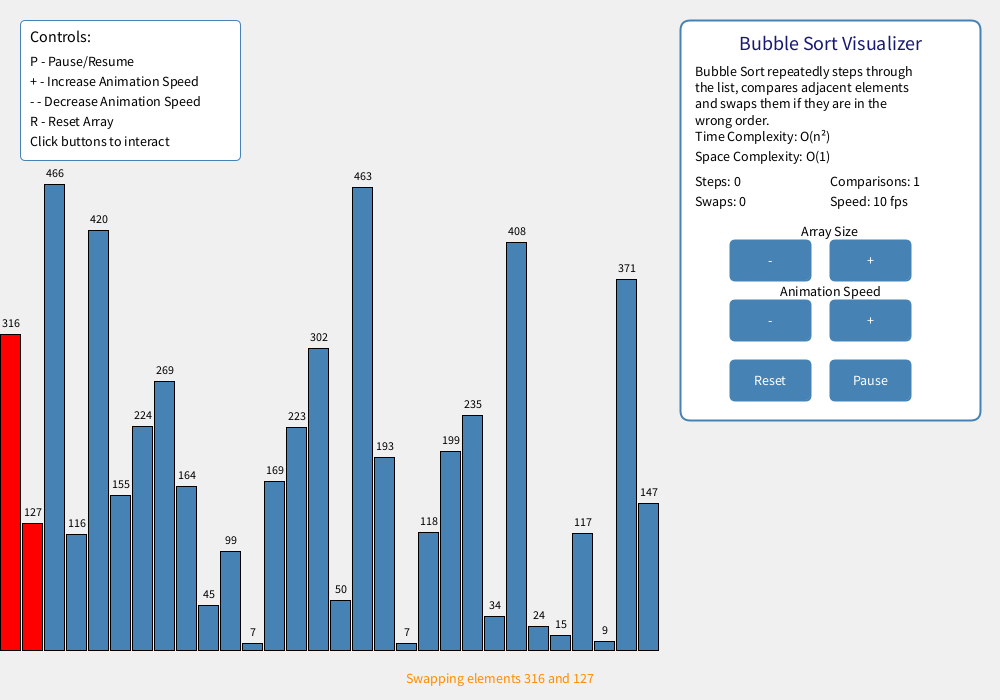
Frame 1 (no input)
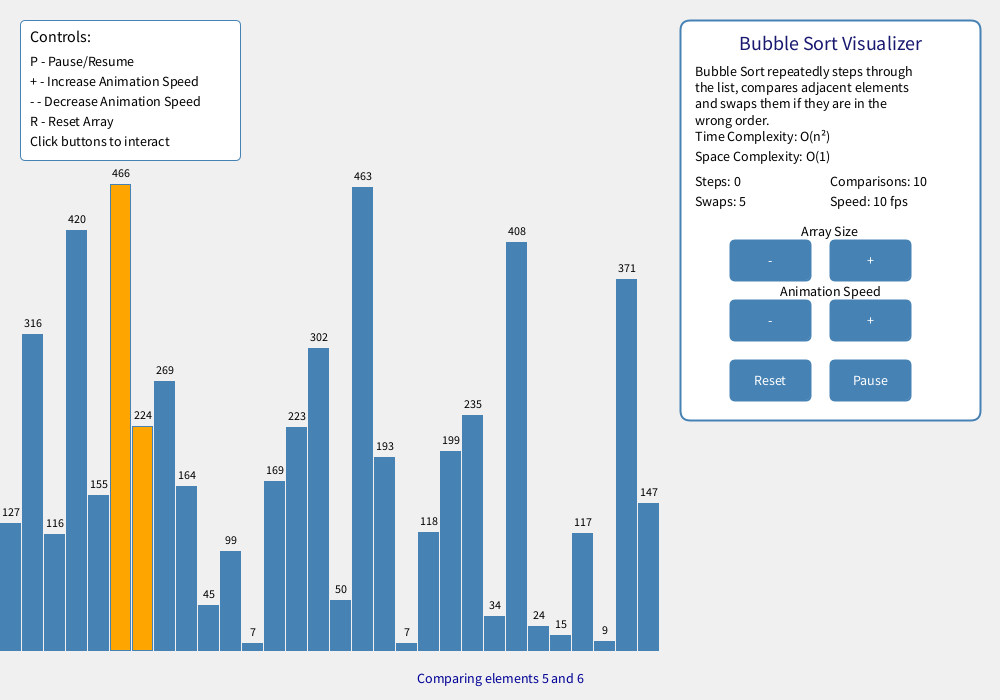
Frame 60 (the mouse pressed at the canvas centre just before this capture)
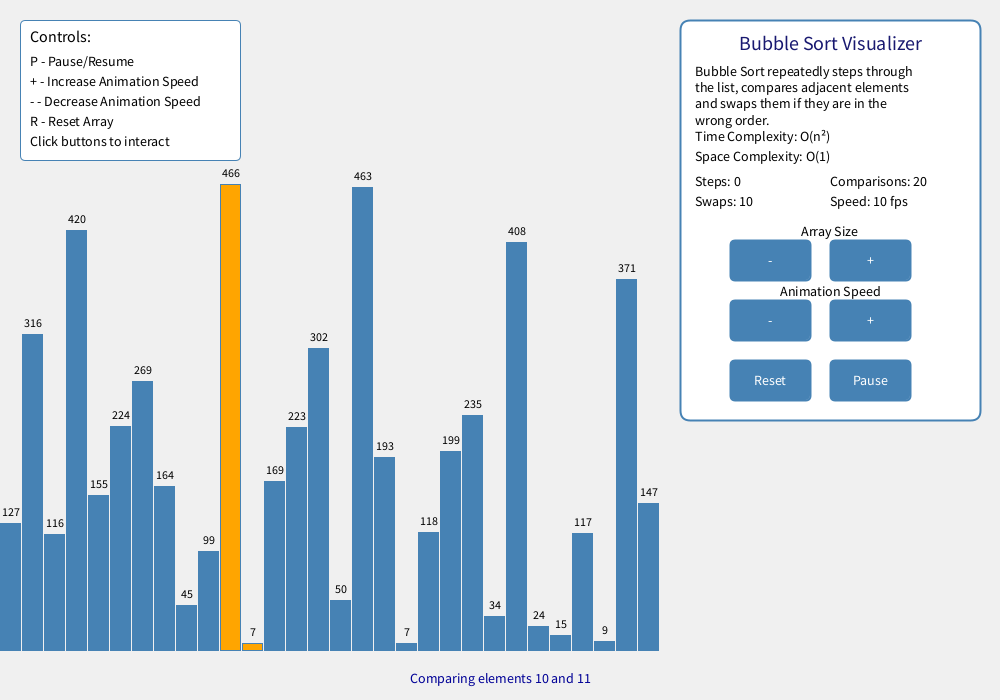
Frame 120 (the mouse held since frame 60 and released just before this capture)

The Processing sketch that drew these frames (run headless with seeded random() and noise(); from frame 60 on, the mouse is pressed at the canvas centre):

// Processing sketch: bubble_sort
// ── bubble_sort.pde
int[] arr;
int n;
boolean sorted;
int i, j;
boolean paused = false;
int comparisons = 0;
int swaps = 0;
int steps = 0;
boolean swappedInThisStep = false;
float animationProgress = 0;
boolean isSwapping = false;
int currentSpeed = 10;

// UI Panel dimensions
int panelWidth = 300;
int panelHeight = 400;
int panelX, panelY;

// Button dimensions
int buttonWidth = 80;
int buttonHeight = 40;
int buttonSpacing = 10;

// Buttons
int resetX, resetY;
boolean resetHover = false;

// Stop button
int stopX, stopY;
boolean stopHover = false;

// Size control buttons
int decreaseSizeX, decreaseSizeY;
int increaseSizeX, increaseSizeY;
boolean decreaseSizeHover = false;
boolean increaseSizeHover = false;

// Speed control buttons
int decreaseSpeedX, decreaseSpeedY;
int increaseSpeedX, increaseSpeedY;
boolean decreaseSpeedHover = false;
boolean increaseSpeedHover = false;

void setup() {
  size(1000, 700);
  panelX = width - panelWidth - 20;
  panelY = 20;

  // Initialize array size
  n = 30; // Default number of elements

  // Position all buttons with fixed pixel positions relative to panel
  // Array Size buttons - top row
  decreaseSizeX = panelX + 50;
  decreaseSizeY = panelY + 220;
  increaseSizeX = panelX + 150;
  increaseSizeY = panelY + 220;

  // Animation Speed buttons - middle row
  decreaseSpeedX = panelX + 50;
  decreaseSpeedY = panelY + 280;
  increaseSpeedX = panelX + 150;
  increaseSpeedY = panelY + 280;

  // Reset and Pause buttons - bottom row
  resetX = panelX + 50;
  resetY = panelY + 340;
  stopX = panelX + 150;
  stopY = panelY + 340;

  resetArray();
}

void resetArray() {
  // Keep the current array size
  arr = new int[n];
  for (int k = 0; k < n; k++) {
    arr[k] = int(random(height * 0.7));
  }
  i = 0;
  j = 0;
  sorted = false;
  comparisons = 0;
  swaps = 0;
  steps = 0;
  swappedInThisStep = false;
  isSwapping = false;
  // Keep the current speed setting
  frameRate(currentSpeed);
}

void draw() {
  background(240);

  // Draw array bars
  drawArrayBars();

  // Update sorting algorithm
  updateSorting();

  // Draw information panel
  drawInfoPanel();

  // Draw buttons
  drawButtons();

  // Draw controls legend
  drawControlsLegend();
}

void drawArrayBars() {
  int barWidth = (width - panelWidth - 40) / n;

  for (int k = 0; k < n; k++) {
    // Determine the color based on the current state
    if (sorted) {
      fill(0, 200, 0); // All green when sorted
    } else if (k < i) {
      fill(0, 150, 0); // Green for sorted portion
    } else if (isSwapping && (k == j || k == j + 1)) {
      fill(255, 165, 0); // Orange for swapping elements
    } else if (k == j || k == j + 1) {
      fill(255, 0, 0); // Red for elements being compared
    } else {
      fill(70, 130, 180); // Steel blue for unsorted elements
    }

    // Draw the bar
    rect(k * barWidth, height - arr[k] - 50, barWidth - 2, arr[k]);

    // Show array values
    fill(0);
    textSize(12);
    textAlign(CENTER, BOTTOM);
    text(arr[k], k * barWidth + barWidth / 2, height - arr[k] - 55);
  }
}

void updateSorting() {
  if (!paused && !sorted) {
    if (isSwapping) {
      // Handle animation of swapping
      animationProgress += 0.1;
      if (animationProgress >= 1) {
        // Complete the swap
        int temp = arr[j];
        arr[j] = arr[j + 1];
        arr[j + 1] = temp;
        isSwapping = false;
        swappedInThisStep = true;
        swaps++;
      }
    } else {
      if (j < n - i - 1) {
        comparisons++;
        if (arr[j] > arr[j + 1]) {
          // Start swapping animation
          isSwapping = true;
          animationProgress = 0;
        } else {
          j++;
        }
      } else {
        j = 0;
        i++;
        steps++;
        if (!swappedInThisStep || i >= n - 1) {
          sorted = true;
        }
        swappedInThisStep = false;
      }
    }
  }
}

void drawInfoPanel() {
  // Draw panel background
  fill(255);
  stroke(70, 130, 180);
  strokeWeight(2);
  rect(panelX, panelY, panelWidth, panelHeight, 10);

  // Draw panel title
  fill(25, 25, 112);
  textSize(20);
  textAlign(CENTER, TOP);
  text("Bubble Sort Visualizer", panelX + panelWidth/2, panelY + 15);

  // Draw algorithm information
  textSize(14);
  textAlign(LEFT, TOP);
  fill(0);
  String info = "Bubble Sort repeatedly steps through\nthe list, compares adjacent elements\nand swaps them if they are in the\nwrong order.";
  text(info, panelX + 15, panelY + 45);

  // Draw complexity information
  text("Time Complexity: O(n²)", panelX + 15, panelY + 110);
  text("Space Complexity: O(1)", panelX + 15, panelY + 130);

  // Draw current metrics
  textAlign(LEFT, TOP);
  text("Steps: " + steps, panelX + 15, panelY + 155);
  text("Comparisons: " + comparisons, panelX + 150, panelY + 155);
  text("Swaps: " + swaps, panelX + 15, panelY + 175);
  text("Speed: " + currentSpeed + " fps", panelX + 150, panelY + 175);



  // Draw current action
  textAlign(CENTER, BOTTOM);
  fill(0);
  String action = "";
  if (sorted) {
    action = "Array Sorted!";
    fill(0, 150, 0);
  } else if (paused) {
    action = "Paused";
    fill(150, 0, 0);
  } else if (isSwapping) {
    action = "Swapping elements " + arr[j] + " and " + arr[j+1];
    fill(255, 140, 0);
  } else {
    action = "Comparing elements " + j + " and " + (j+1);
    fill(0, 0, 150);
  }
  text(action, width/2, height - 15);
}

void drawButtons() {
  // Reset button
  if (mouseX >= resetX && mouseX <= resetX + buttonWidth &&
      mouseY >= resetY && mouseY <= resetY + buttonHeight) {
    fill(100, 149, 237); // Hover color
    resetHover = true;
  } else {
    fill(70, 130, 180); // Normal color
    resetHover = false;
  }
  rect(resetX, resetY, buttonWidth, buttonHeight, 5);
  fill(255);
  textAlign(CENTER, CENTER);
  text("Reset", resetX + buttonWidth/2, resetY + buttonHeight/2);

  // Stop button
  if (mouseX >= stopX && mouseX <= stopX + buttonWidth &&
      mouseY >= stopY && mouseY <= stopY + buttonHeight) {
    fill(100, 149, 237); // Hover color
    stopHover = true;
  } else {
    fill(paused ? 220 : 70, paused ? 20 : 130, paused ? 60 : 180); // Red when paused, blue when running
    stopHover = false;
  }
  rect(stopX, stopY, buttonWidth, buttonHeight, 5);
  fill(255);
  textAlign(CENTER, CENTER);
  text(paused ? "Resume" : "Pause", stopX + buttonWidth/2, stopY + buttonHeight/2);

  // Size control buttons
  fill(0);
  textAlign(CENTER, TOP);
  text("Array Size", panelX + panelWidth/2, decreaseSizeY - 15);

  // Decrease size button
  if (mouseX >= decreaseSizeX && mouseX <= decreaseSizeX + buttonWidth &&
      mouseY >= decreaseSizeY && mouseY <= decreaseSizeY + buttonHeight) {
    fill(100, 149, 237); // Hover color
    decreaseSizeHover = true;
  } else {
    fill(70, 130, 180); // Normal color
    decreaseSizeHover = false;
  }
  rect(decreaseSizeX, decreaseSizeY, buttonWidth, buttonHeight, 5);
  fill(255);
  textAlign(CENTER, CENTER);
  text("-", decreaseSizeX + buttonWidth/2, decreaseSizeY + buttonHeight/2);

  // Increase size button
  if (mouseX >= increaseSizeX && mouseX <= increaseSizeX + buttonWidth &&
      mouseY >= increaseSizeY && mouseY <= increaseSizeY + buttonHeight) {
    fill(100, 149, 237); // Hover color
    increaseSizeHover = true;
  } else {
    fill(70, 130, 180); // Normal color
    increaseSizeHover = false;
  }
  rect(increaseSizeX, increaseSizeY, buttonWidth, buttonHeight, 5);
  fill(255);
  textAlign(CENTER, CENTER);
  text("+", increaseSizeX + buttonWidth/2, increaseSizeY + buttonHeight/2);

  // Speed control buttons
  fill(0);
  textAlign(CENTER, TOP);
  text("Animation Speed", panelX + panelWidth/2, decreaseSpeedY - 15);

  // Decrease speed button
  if (mouseX >= decreaseSpeedX && mouseX <= decreaseSpeedX + buttonWidth &&
      mouseY >= decreaseSpeedY && mouseY <= decreaseSpeedY + buttonHeight) {
    fill(100, 149, 237); // Hover color
    decreaseSpeedHover = true;
  } else {
    fill(70, 130, 180); // Normal color
    decreaseSpeedHover = false;
  }
  rect(decreaseSpeedX, decreaseSpeedY, buttonWidth, buttonHeight, 5);
  fill(255);
  textAlign(CENTER, CENTER);
  text("-", decreaseSpeedX + buttonWidth/2, decreaseSpeedY + buttonHeight/2);

  // Increase speed button
  if (mouseX >= increaseSpeedX && mouseX <= increaseSpeedX + buttonWidth &&
      mouseY >= increaseSpeedY && mouseY <= increaseSpeedY + buttonHeight) {
    fill(100, 149, 237); // Hover color
    increaseSpeedHover = true;
  } else {
    fill(70, 130, 180); // Normal color
    increaseSpeedHover = false;
  }
  rect(increaseSpeedX, increaseSpeedY, buttonWidth, buttonHeight, 5);
  fill(255);
  textAlign(CENTER, CENTER);
  text("+", increaseSpeedX + buttonWidth/2, increaseSpeedY + buttonHeight/2);
}

void drawControlsLegend() {
  fill(255);
  stroke(70, 130, 180);
  strokeWeight(1);
  rect(20, 20, 220, 140, 5);

  fill(0);
  textAlign(LEFT, TOP);
  textSize(16);
  text("Controls:", 30, 30);
  textSize(14);
  text("P - Pause/Resume", 30, 55);
  text("+ - Increase Animation Speed", 30, 75);
  text("- - Decrease Animation Speed", 30, 95);
  text("R - Reset Array", 30, 115);
  text("Click buttons to interact", 30, 135);
}

void mousePressed() {
  if (resetHover) {
    resetArray();
  } else if (stopHover) {
    paused = !paused;
  } else if (decreaseSizeHover && n > 10) {
    n -= 5;
    resetArray();
  } else if (increaseSizeHover && n < 100) {
    n += 5;
    resetArray();
  } else if (decreaseSpeedHover && currentSpeed > 5) {
    currentSpeed -= 5;
    frameRate(currentSpeed);
  } else if (increaseSpeedHover) {
    currentSpeed += 5;
    frameRate(currentSpeed);
  }
}

void keyPressed() {
  if (key == 'p' || key == 'P') {
    paused = !paused;
  } else if (key == '+') {
    currentSpeed += 5;
    frameRate(currentSpeed);
  } else if (key == '-' && currentSpeed > 5) {
    currentSpeed -= 5;
    frameRate(currentSpeed);
  } else if (key == 'r' || key == 'R') {
    resetArray();
  }
}
